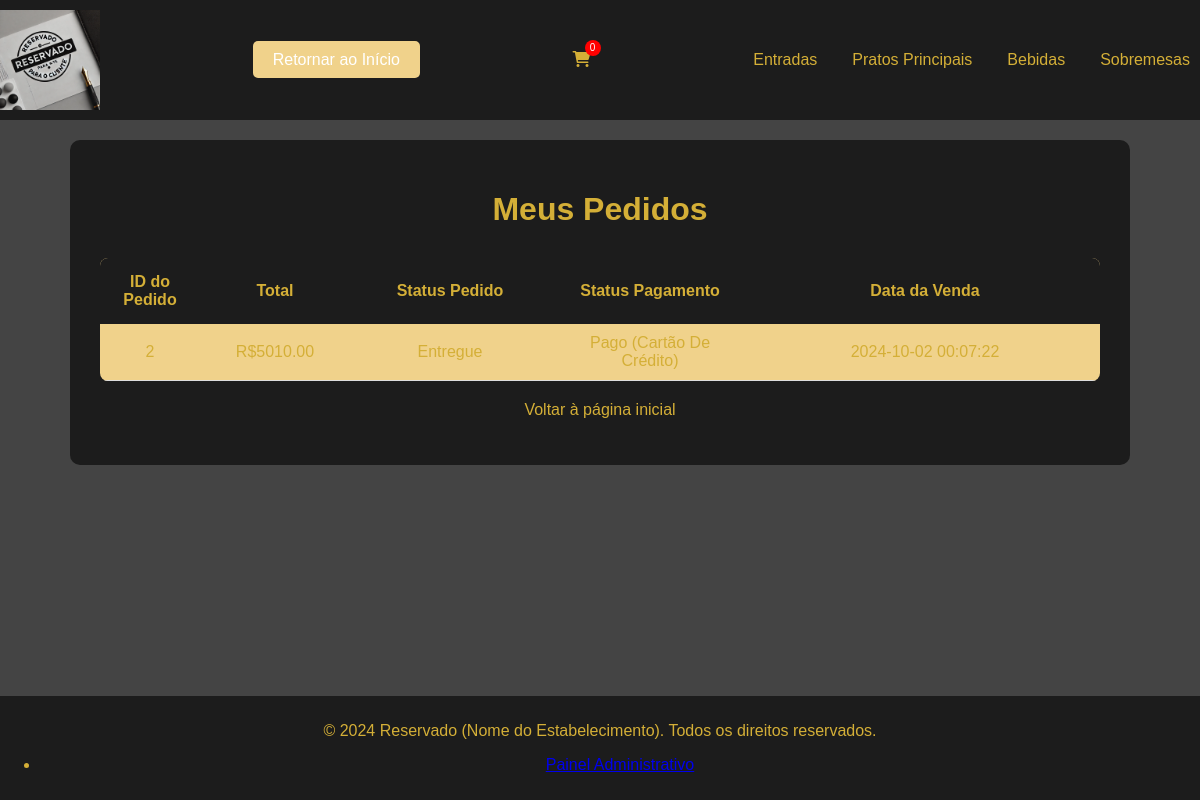
The app's page /meus_pedidos.php (signed in), older data.
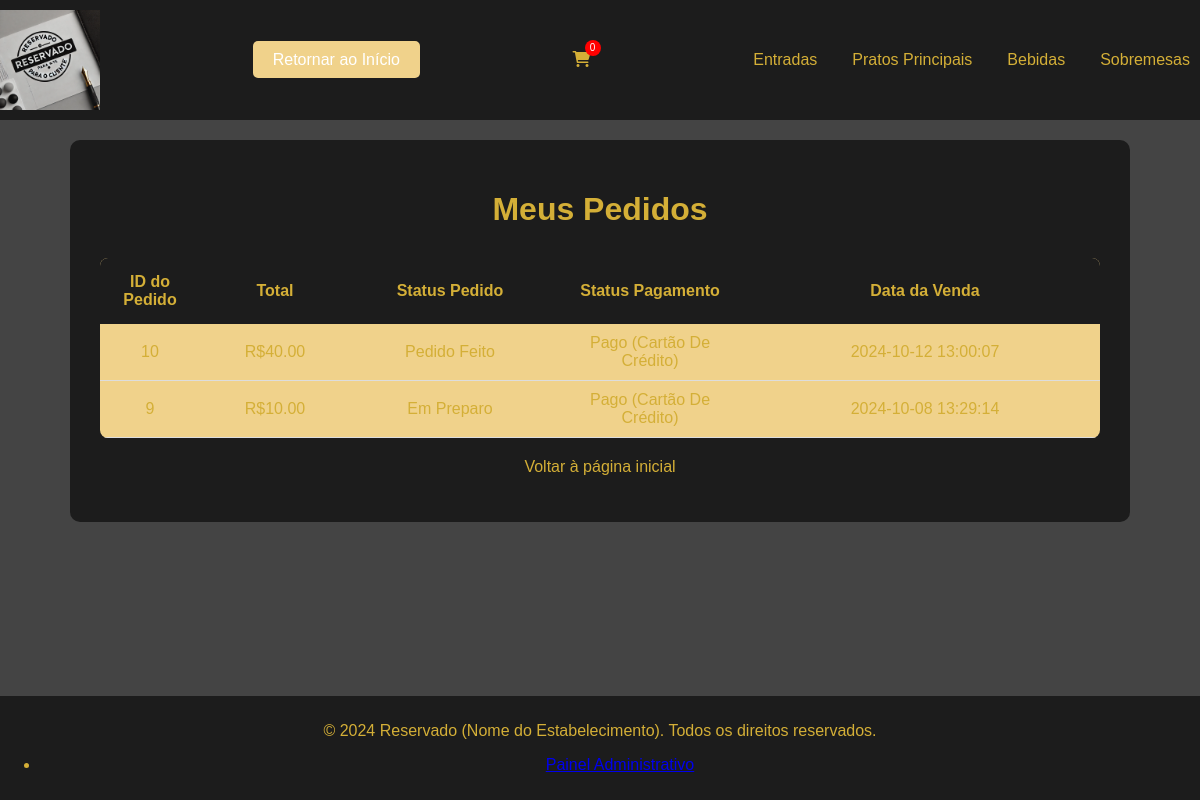
The same page, newer data.
### tables this page shows
CREATE TABLE `vendas` (
  `id` int NOT NULL AUTO_INCREMENT,
  `cliente_id` int DEFAULT NULL,
  `data_venda` timestamp NULL DEFAULT CURRENT_TIMESTAMP,
  `total` decimal(10,2) NOT NULL,
  `status` enum('Pendente','Pago (Cartão De Crédito)','Pago (Pix)') DEFAULT 'Pendente',
  `status_pedido` enum('Pedido Feito','Em Preparo','Saiu para Entrega','Entregue') DEFAULT 'Pedido Feito',
  PRIMARY KEY (`id`),
  KEY `cliente_id` (`cliente_id`)
);

### config.php (called while the page is built, shortened)
<?php
$site_name = "Reservado (Nome do Estabelecimento)";
$sections = [
    "entradas" => [
        "title" => "Entradas",
        "url" => "sections/entradas.php"
    ],
    "principais" => [
        "title" => "Pratos Principais",
        "url" => "sections/principais.php"
    ],
    "bebidas" => [
        "title" => "Bebidas",
        "url" => "sections/bebidas.php"
    ],
    "sobremesas" => [
        "title" => "Sobremesas",
        "url" => "sections/sobremesas.php"
    ],
];

### meus_pedidos.php (the view, shortened to what this page needs)
<?php
include 'header.php';
require_once 'db/conexao.php';
$usuario_id = $_SESSION['user_id'];
$stmt = $pdo->prepare("
    SELECT id, total, status_pedido, status, data_venda
    FROM vendas
    WHERE cliente_id = ?
    ORDER BY data_venda DESC
");
$stmt->execute([$usuario_id]);
$pedidos = $stmt->fetchAll(PDO::FETCH_ASSOC);
?>
<!DOCTYPE html>
<html lang="pt-BR">
<head>
    <link rel="stylesheet" href="assets/css/style.css">
</head>
<body>
    <div class="container" style="padding: 30px; background-color: #1c1c1c; color: #d4af37; border-radius: 10px; max-width: 1000px; margin: 0 auto;">
        <h1 style="text-align: center; margin-bottom: 30px;">Meus Pedidos</h1>
        <table style="width: 100%; border-collapse: collapse; background-color: #f0d28b; border-radius: 8px; overflow: hidden; text-align: center;">
            <tr>
                <th style="padding: 15px; background-color: #1c1c1c; color: #d4af37; width: 10%;">ID do Pedido</th>
                <th style="padding: 15px; background-color: #1c1c1c; color: #d4af37; width: 15%;">Total</th>
                <th style="padding: 15px; background-color: #1c1c1c; color: #d4af37; width: 20%;">Status Pedido</th>
                <th style="padding: 15px; background-color: #1c1c1c; color: #d4af37; width: 20%;">Status Pagamento</th>
                <th style="padding: 15px; background-color: #1c1c1c; color: #d4af37; width: 35%;">Data da Venda</th>
            </tr>
            <?php if (!empty($pedidos)): ?>
                <?php foreach ($pedidos as $pedido): ?>
                <tr>
                    <td style="padding: 10px; border-bottom: 1px solid #ddd; text-align: center;"><?php echo htmlspecialchars($pedido['id']); ?></td>
                    <td style="padding: 10px; border-bottom: 1px solid #ddd; text-align: center;">R$<?php echo htmlspecialchars($pedido['total']); ?></td>
                    <td style="padding: 10px; border-bottom: 1px solid #ddd; text-align: center;"><?php echo htmlspecialchars($pedido['status_pedido']); ?></td>
                    <td style="padding: 10px; border-bottom: 1px solid #ddd; text-align: center;"><?php echo htmlspecialchars($pedido['status']); ?></td>
                    <td style="padding: 10px; border-bottom: 1px solid #ddd; text-align: center;"><?php echo htmlspecialchars($pedido['data_venda']); ?></td>
                </tr>
                <?php endforeach; ?>
            <?php else: ?>
                <tr>
                    <td colspan="5" style="padding: 15px; text-align: center;">Você ainda não fez nenhum pedido.</td>
                </tr>
            <?php endif; ?>
        </table>
        <p style="text-align: center; margin-top: 20px;">
            <a href="index.php" style="color: #d4af37; text-decoration: none;">Voltar à página inicial</a>
        </p>
    </div>
</body>
</html>
<?php
include 'footer.php';
?>

### header.php (shortened to what this page needs)
<?php
include 'config.php';
?>
<!DOCTYPE html>
<html lang="pt-BR">
<head>
    <link rel="stylesheet" href="/cardapio-dinamico/assets/css/style.css">
    <link rel="stylesheet" href="https://cdnjs.cloudflare.com/ajax/libs/font-awesome/6.0.0-beta3/css/all.min.css">
</head>
<body>
<header>
    <div class="logo-container">
        <img src="/cardapio-dinamico/path/logo.jpg" alt="Logo do Cliente" class="logo">
    </div>
    <div class="return-button-container">
        <a href="/cardapio-dinamico/index.php" class="return-button">Retornar ao Início</a>
    </div>
    <div class="cart-icon" onclick="window.location.href='/cardapio-dinamico/carrinho.php'">
        <i class="fas fa-shopping-cart"></i>
        <?php if (isset($_SESSION['user_id'])): ?>
            <span id="cart-count" class="cart-count">0</span>
        <?php else: ?>
            <span id="cart-count" class="cart-count hidden"></span>
        <?php endif; ?>
    </div>
    <nav>
        <ul>
            <?php foreach ($sections as $id => $section): ?>
                <li><a href="/cardapio-dinamico/<?php echo $section['url']; ?>"><?php echo $section['title']; ?></a></li>
            <?php endforeach; ?>
        </ul>
    </nav>
</header>
<main>
</body>
</html>

### footer.php (shortened to what this page needs)
<?php include 'config.php'; ?>
<link rel="stylesheet" href="assets/css/style.css">
<footer>
<p>&copy; 2024 <?php echo $site_name; ?>. Todos os direitos reservados.</p>
        <ul>
            <li><a href="/cardapio-dinamico/admin/login.php">Painel Administrativo</a></li>
        </ul>
    </footer>
</body>
</html>

### assets/css/global.css (style rules this page uses)
html, body { height: 100%; margin: 0; }
body { display: flex; flex-direction: column; font-family: Arial, sans-serif; background-color: #444; color: #d4af37; margin: 0; padding: 0; }
main { flex: 1; padding: 20px; }
header, footer { background-color: #1c1c1c; color: #d4af37; padding: 10px 0; text-align: center; }
nav ul { list-style: none; padding: 0; }
nav ul li { display: inline; margin: 0 10px; }
nav ul li a { color: #d4af37; text-decoration: none; }
footer { background-color: #1c1c1c; color: #d4af37; text-align: center; padding: 10px 0; width: 100%; }

Row changes from the older to the newer data that the page shows:
removed vendas: id "2", total "5010.00", status_pedido "Entregue", status "Pago (Cartão De Crédito)", data_venda "2024-10-02 00:07:22"
added vendas: id "10", total "40.00", status_pedido "Pedido Feito", status "Pago (Cartão De Crédito)", data_venda "2024-10-12 13:00:07"
added vendas: id "9", total "10.00", status_pedido "Em Preparo", status "Pago (Cartão De Crédito)", data_venda "2024-10-08 13:29:14"
